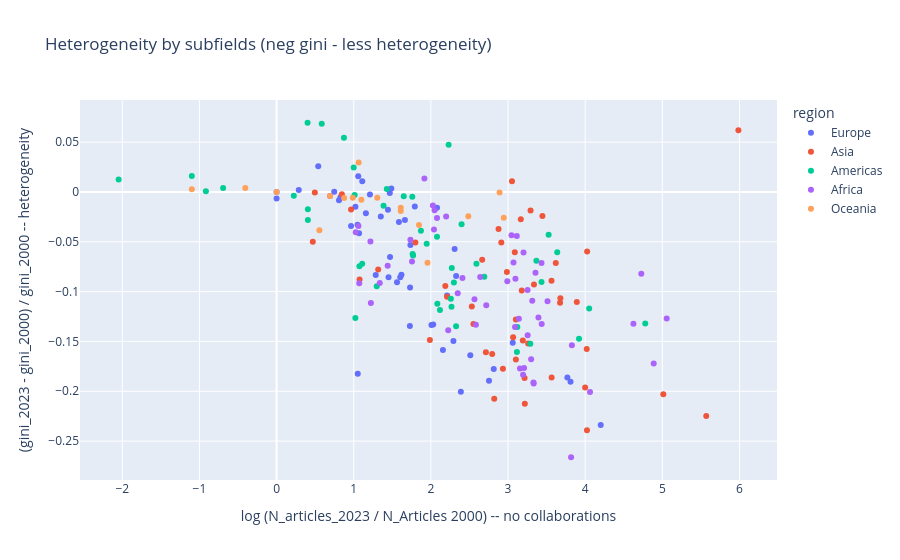

Notebook cell for this chart:
### Code cell
px.scatter(
    df_country_stats_plot.query(f"year == {end_year}"),
    x="log_total_articles_norm_unique",
    y="gini_pct_change_unique",
    color="region",
    hover_data="name",
    title="Heterogeneity by subfields (neg gini - less heterogeneity)",
    labels={f"log_total_articles_norm_unique": f"log (N_articles_{end_year} / N_Articles {str(start_year)}) -- no collaborations",
            f"gini_pct_change_unique": f"(gini_{end_year} - gini_{start_year}) / gini_{start_year} -- heterogeneity",},
)

### Figure 1 — Plotly figure (JSON) as saved in the notebook; plotly's stock layout.template omitted (floating-point values rounded to 4 significant figures)
{"data": [{"customdata": [["Andorra"], ["Albania"], ["Austria"], ["Åland Islands"], ["Bosnia and Herzegovina"], ["Belgium"], ["Bulgaria"], ["Belarus"], ["Switzerland"], ["Czechia"], ["Germany"], ["Denmark"], ["Estonia"], ["Spain"], ["Finland"], ["Faroe Islands"], ["France"], ["United Kingdom of Great Britain and Northern Ireland"], ["Gibraltar"], ["Greece"], ["Croatia"], ["Hungary"], ["Ireland"], ["Isle of Man"], ["Iceland"], ["Italy"], ["Jersey"], ["Liechtenstein"], ["Lithuania"], ["Luxembourg"], ["Latvia"], ["Monaco"], ["Moldova, Republic of"], ["Montenegro"], ["North Macedonia"], ["Malta"], ["Netherlands, Kingdom of the"], ["Norway"], ["Poland"], ["Portugal"], ["Romania"], ["Serbia"], ["Russian Federation"], ["Sweden"], ["Slovenia"], ["Svalbard and Jan Mayen"], ["Slovakia"], ["San Marino"], ["Ukraine"], ["Holy See"]], "hovertemplate": "region=Europe<br>log (N_articles_2023 / N_Articles 2000) -- no collaborations=%{x}<br>(gini_2023 - gini_2000) / gini_2000 -- heterogeneity=%{y}<br>name=%{customdata[0]}<extra></extra>", "legendgroup": "Europe", "marker": {"color": "#636efa", "symbol": "circle"}, "mode": "markers", "name": "Europe", "orientation": "v", "showlegend": true, "x": [2.079, 3.81, 1.158, 0.0, 4.201, 0.7472, 1.727, 1.052, 1.069, 1.561, 0.9652, 1.21, 1.351, 1.443, 1.111, 1.735, 0.8089, 0.5399, 0.0, 1.586, 1.618, 1.663, 1.487, 0.2877, 1.451, 1.471, NaN, 2.209, 2.292, 2.03, 2.156, 1.05, 3.061, 3.769, 2.815, 2.388, 1.058, 1.468, 1.603, 2.307, 2.753, 2.511, 2.007, 0.828, 1.285, NaN, 1.73, 1.792, 2.327, 1.022], "xaxis": "x", "y": [-0.01587, -0.1904, -0.02141, 0.0, -0.2338, 0.0001955, -0.1344, -0.1825, -0.04134, -0.09053, -0.03429, -0.002479, -0.02474, -0.01779, 0.01073, -0.05335, -0.008345, 0.02575, -0.006545, -0.03013, -0.08316, -0.02814, 0.003461, 0.002032, -0.08555, -0.06521, NaN, -0.104, -0.1497, -0.1331, -0.1586, -0.03291, -0.1513, -0.1863, -0.1778, -0.2004, 0.01579, -0.001012, -0.08565, -0.05715, -0.1894, -0.1639, -0.1335, -0.005223, -0.0833, NaN, -0.09597, -0.01452, -0.08424, -0.01479], "yaxis": "y", "type": "scatter"}, {"customdata": [["United Arab Emirates"], ["Afghanistan"], ["Armenia"], ["Azerbaijan"], ["Bangladesh"], ["Bahrain"], ["Brunei Darussalam"], ["Bhutan"], ["China"], ["Cyprus"], ["Georgia"], ["Hong Kong"], ["Indonesia"], ["Israel"], ["India"], ["Iraq"], ["Iran, Islamic Republic of"], ["Jordan"], ["Japan"], ["Kyrgyzstan"], ["Cambodia"], ["Korea, Democratic People's Republic of"], ["Korea, Republic of"], ["Kuwait"], ["Kazakhstan"], ["Lao People's Democratic Republic"], ["Lebanon"], ["Sri Lanka"], ["Myanmar"], ["Mongolia"], ["Macao"], ["Maldives"], ["Malaysia"], ["Nepal"], ["Oman"], ["Philippines"], ["Pakistan"], ["Palestine, State of"], ["Qatar"], ["Saudi Arabia"], ["Singapore"], ["Syrian Arab Republic"], ["Thailand"], ["Tajikistan"], ["Timor-Leste"], ["Turkmenistan"], ["Türkiye"], ["Uzbekistan"], ["Viet Nam"], ["Yemen"]], "hovertemplate": "region=Asia<br>log (N_articles_2023 / N_Articles 2000) -- no collaborations=%{x}<br>(gini_2023 - gini_2000) / gini_2000 -- heterogeneity=%{y}<br>name=%{customdata[0]}<extra></extra>", "legendgroup": "Asia", "marker": {"color": "#EF553B", "symbol": "circle"}, "mode": "markers", "name": "Asia", "orientation": "v", "showlegend": true, "x": [3.336, 3.565, 1.987, 3.218, 3.564, 2.53, 2.551, NaN, 3.051, 2.934, 2.713, 0.9651, 5.986, 0.8459, 2.877, 5.569, 3.674, 2.665, 0.4694, 3.102, 3.214, NaN, 1.799, 1.317, 4.02, 3.178, 2.187, 3.066, 0.4953, 2.821, 5.012, NaN, 3.446, 3.999, 2.21, 3.678, 3.619, 3.101, 3.26, 2.913, 1.076, 2.794, 2.985, 3.191, 4.025, 3.292, 3.165, 3.892, 3.088, 4.023], "xaxis": "x", "y": [-0.09287, -0.1861, -0.1486, -0.2124, -0.0891, -0.1148, -0.1325, NaN, 0.0108, -0.1774, -0.1609, -0.0177, 0.06204, -0.002429, -0.03725, -0.2248, -0.1111, -0.06801, -0.05008, -0.1281, -0.1868, NaN, -0.05066, -0.07777, -0.1576, -0.09901, -0.09436, -0.1458, -0.000531, -0.2075, -0.203, NaN, -0.02424, -0.1964, -0.1053, -0.1066, -0.07136, -0.168, -0.1522, -0.05065, -0.08775, -0.1626, -0.0804, -0.1491, -0.05981, -0.01858, -0.02746, -0.1104, -0.06045, -0.2392], "yaxis": "y", "type": "scatter"}, {"customdata": [["Antigua and Barbuda"], ["Argentina"], ["Aruba"], ["Barbados"], ["Bermuda"], ["Bolivia, Plurinational State of"], ["Brazil"], ["Bahamas"], ["Belize"], ["Canada"], ["Chile"], ["Colombia"], ["Costa Rica"], ["Cuba"], ["Curaçao"], ["Dominica"], ["Dominican Republic"], ["Ecuador"], ["Falkland Islands (Malvinas)"], ["Grenada"], ["French Guiana"], ["Greenland"], ["Guadeloupe"], ["Guatemala"], ["Guyana"], ["Honduras"], ["Haiti"], ["Jamaica"], ["Saint Kitts and Nevis"], ["Cayman Islands"], ["Saint Lucia"], ["Martinique"], ["Montserrat"], ["Mexico"], ["Nicaragua"], ["Panama"], ["Peru"], ["Puerto Rico"], ["Paraguay"], ["Suriname"], ["El Salvador"], ["Sint Maarten (Dutch part)"], ["Turks and Caicos Islands"], ["Trinidad and Tobago"], ["United States of America"], ["Uruguay"], ["Saint Vincent and the Grenadines"], ["Venezuela, Bolivarian Republic of"], ["Virgin Islands (British)"], ["Virgin Islands (U.S.)"]], "hovertemplate": "region=Americas<br>log (N_articles_2023 / N_Articles 2000) -- no collaborations=%{x}<br>(gini_2023 - gini_2000) / gini_2000 -- heterogeneity=%{y}<br>name=%{customdata[0]}<extra></extra>", "legendgroup": "Americas", "marker": {"color": "#00cc96", "symbol": "circle"}, "mode": "markers", "name": "Americas", "orientation": "v", "showlegend": true, "x": [4.052, 1.429, -0.6931, 1.11, -1.099, 1.769, 2.23, 1.764, 0.2231, 0.9995, 1.759, 2.271, 1.945, 0.585, 2.59, NaN, 2.084, 4.779, -0.9163, 3.434, 2.259, 1.386, 0.4055, 3.12, 3.288, 3.115, 3.526, 1.074, 3.367, 1.012, 2.398, 0.4055, 1.649, 1.871, 2.117, 2.298, 2.692, 1.021, 3.92, 3.638, 1.298, NaN, NaN, 2.327, 0.8732, 2.267, NaN, 0.4016, -2.048, 2.079], "xaxis": "x", "y": [-0.117, 0.002893, 0.004, -0.07209, 0.01597, -0.06378, 0.04742, -0.06215, -0.003905, 0.02457, -0.00488, -0.07622, -0.05187, 0.06851, -0.07213, NaN, -0.1121, -0.132, 0.0008284, -0.09047, -0.1071, -0.01382, -0.02813, -0.1355, -0.1523, -0.1606, -0.04293, -0.07462, -0.06895, -0.003081, -0.03247, -0.01743, -0.004194, -0.03883, -0.1184, -0.09074, -0.08513, -0.1266, -0.1472, -0.06057, -0.09457, NaN, NaN, -0.1349, 0.0545, -0.1152, NaN, 0.06944, 0.01261, -0.04493], "yaxis": "y", "type": "scatter"}, {"customdata": [["Angola"], ["Burkina Faso"], ["Burundi"], ["Benin"], ["Botswana"], ["Congo, Democratic Republic of the"], ["Central African Republic"], ["Congo"], ["Côte d'Ivoire"], ["Cameroon"], ["Cabo Verde"], ["Djibouti"], ["Algeria"], ["Egypt"], ["Eritrea"], ["Ethiopia"], ["Gabon"], ["Ghana"], ["Gambia"], ["Guinea"], ["Equatorial Guinea"], ["Guinea-Bissau"], ["Kenya"], ["Liberia"], ["Lesotho"], ["Libya"], ["Morocco"], ["Madagascar"], ["Mali"], ["Mauritania"], ["Mauritius"], ["Malawi"], ["Mozambique"], ["Niger"], ["Nigeria"], ["Réunion"], ["Rwanda"], ["Seychelles"], ["Sudan"], ["Sierra Leone"], ["Senegal"], ["Somalia"], ["South Sudan"], ["Sao Tome and Principe"], ["Eswatini"], ["Chad"], ["Togo"], ["Tunisia"], ["Tanzania, United Republic of"], ["Uganda"], ["South Africa"], ["Zambia"], ["Zimbabwe"]], "hovertemplate": "region=Africa<br>log (N_articles_2023 / N_Articles 2000) -- no collaborations=%{x}<br>(gini_2023 - gini_2000) / gini_2000 -- heterogeneity=%{y}<br>name=%{customdata[0]}<extra></extra>", "legendgroup": "Africa", "marker": {"color": "#ab63fa", "symbol": "circle"}, "mode": "markers", "name": "Africa", "orientation": "v", "showlegend": true, "x": [3.314, 3.14, 1.072, 3.195, 1.44, 4.063, 3.434, 3.155, 3.827, 3.299, 2.197, NaN, 2.99, 2.583, 1.216, 4.625, 2.409, 3.09, 1.755, 4.727, 0.6931, 2.048, 3.071, 1.735, 3.356, 3.817, 3.095, 2.225, 2.718, 3.045, 2.348, 2.565, 2.026, 1.222, 3.201, 1.026, 4.888, 2.079, 3.332, 3.512, 3.329, 5.056, 1.338, 3.114, 1.061, 2.639, 3.254, 3.253, 3.394, 3.436, 1.916, 3.208, 2.04], "xaxis": "x", "y": [-0.1091, -0.1273, -0.09172, -0.1834, -0.07417, -0.2007, -0.07141, -0.1772, -0.1539, -0.1679, -0.02468, NaN, -0.08971, -0.1331, -0.04971, -0.1321, -0.08643, -0.1354, -0.06985, -0.08216, -0.003952, -0.01824, -0.07068, -0.04809, -0.08098, -0.2662, -0.08698, -0.1387, -0.1137, -0.04345, -0.1017, -0.1076, -0.01368, -0.1114, -0.06077, -0.04056, -0.1721, -0.02626, -0.1921, -0.1096, -0.1913, -0.1269, -0.09127, -0.04408, -0.03423, -0.08539, -0.1438, -0.09827, -0.1259, -0.1325, 0.0135, -0.1766, -0.03757], "yaxis": "y", "type": "scatter"}, {"customdata": [["American Samoa"], ["Australia"], ["Fiji"], ["Micronesia, Federated States of"], ["Guam"], ["Kiribati"], ["Northern Mariana Islands"], ["New Caledonia"], ["Niue"], ["New Zealand"], ["French Polynesia"], ["Papua New Guinea"], ["Palau"], ["Solomon Islands"], ["Tonga"], ["Tuvalu"], ["Vanuatu"], ["Samoa"]], "hovertemplate": "region=Oceania<br>log (N_articles_2023 / N_Articles 2000) -- no collaborations=%{x}<br>(gini_2023 - gini_2000) / gini_2000 -- heterogeneity=%{y}<br>name=%{customdata[0]}<extra></extra>", "legendgroup": "Oceania", "marker": {"color": "#FFA15A", "symbol": "circle"}, "mode": "markers", "name": "Oceania", "orientation": "v", "showlegend": true, "x": [-1.099, 1.064, 1.956, -0.4055, 1.305, 1.099, NaN, 0.8755, 2.944, 0.9875, 1.846, 0.555, 1.609, 2.89, 0.6931, 0.0, 1.609, 2.485], "xaxis": "x", "y": [0.002672, 0.02958, -0.07099, 0.004016, -0.00594, -0.007921, NaN, -0.006081, -0.0259, -0.005828, -0.03307, -0.03832, -0.01902, -0.0004409, -0.003952, 0.0, -0.01586, -0.02446], "yaxis": "y", "type": "scatter"}], "layout": {"xaxis": {"anchor": "y", "domain": [0.0, 1.0], "title": {"text": "log (N_articles_2023 / N_Articles 2000) -- no collaborations"}}, "yaxis": {"anchor": "x", "domain": [0.0, 1.0], "title": {"text": "(gini_2023 - gini_2000) / gini_2000 -- heterogeneity"}}, "legend": {"title": {"text": "region"}, "tracegroupgap": 0}, "title": {"text": "Heterogeneity by subfields (neg gini - less heterogeneity)"}}}
